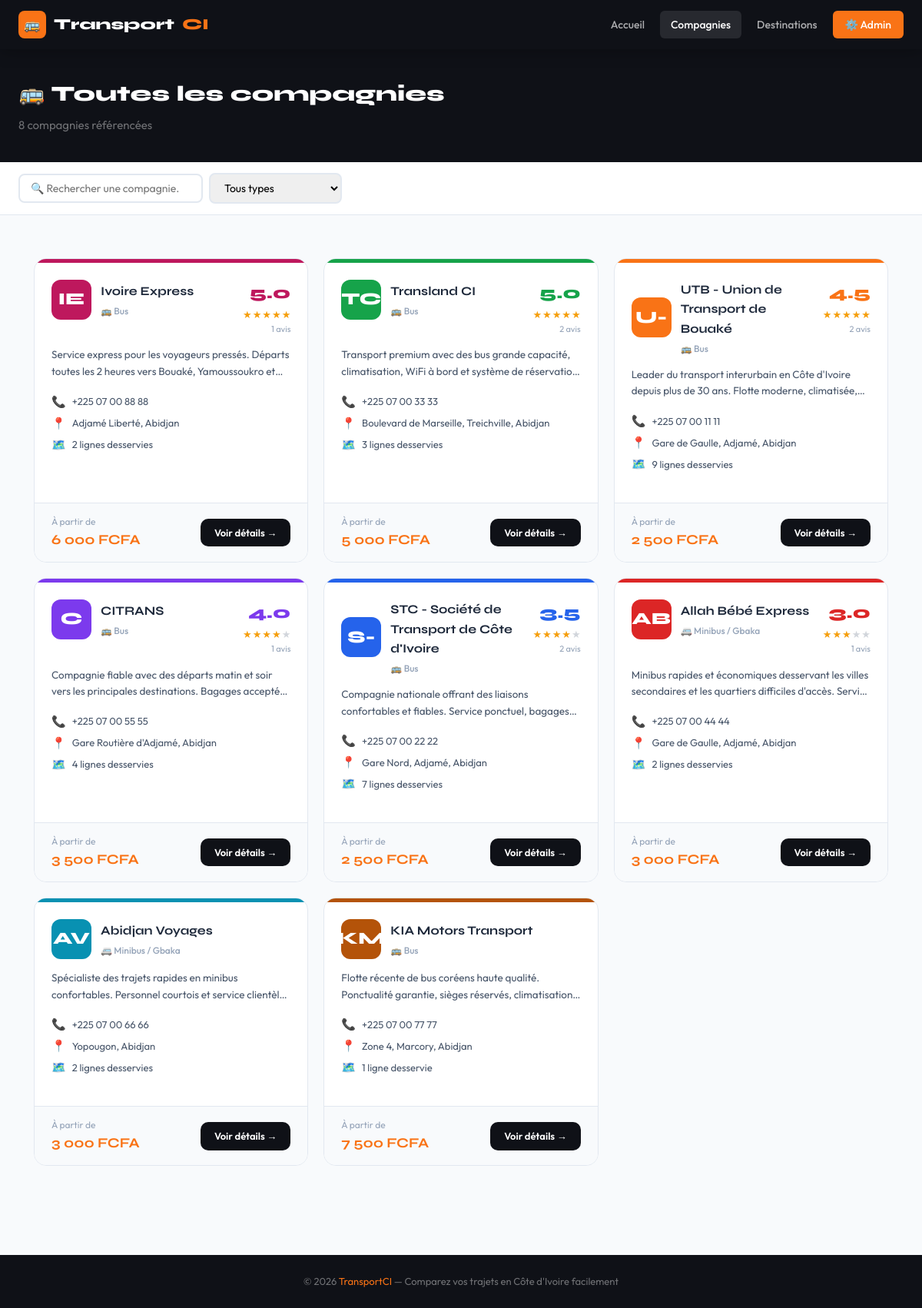
Screenshot of /compagnies.php with the database file from the repository.
### tables this page shows
CREATE TABLE compagnies (
    id INT AUTO_INCREMENT PRIMARY KEY,
    nom VARCHAR(150) NOT NULL,
    type_id INT,
    description TEXT,
    telephone VARCHAR(30),
    telephone2 VARCHAR(30),
    email VARCHAR(150),
    adresse TEXT,
    logo_couleur VARCHAR(7) DEFAULT '#f97316',
    note_moyenne DECIMAL(2,1) DEFAULT 0,
    nb_avis INT DEFAULT 0,
    actif TINYINT(1) DEFAULT 1,
    created_at TIMESTAMP DEFAULT CURRENT_TIMESTAMP,
    FOREIGN KEY (type_id) REFERENCES types_transport(id)
);

CREATE TABLE types_transport (
    id INT AUTO_INCREMENT PRIMARY KEY,
    nom VARCHAR(50) NOT NULL,
    icone VARCHAR(10) DEFAULT '🚌'
);

### compagnies.php (the view, shortened to what this page needs)
<?php
require_once 'includes/functions.php';
$db = getDB();
$search = trim($_GET['q'] ?? '');
$where  = ['c.actif=1'];
$params = [];
$whereSQL = implode(' AND ', $where);
$stmt = $db->prepare("
    SELECT c.*, t.nom as type_nom, t.icone,
           MIN(l.prix) as prix_min,
           COUNT(DISTINCT l.id) as nb_lignes
    FROM compagnies c
    LEFT JOIN types_transport t ON c.type_id=t.id
    LEFT JOIN lignes l ON l.compagnie_id=c.id AND l.actif=1
    WHERE $whereSQL
    GROUP BY c.id
    ORDER BY c.note_moyenne DESC, c.nom ASC
");
$stmt->execute($params);
$compagnies = $stmt->fetchAll();
require_once 'includes/header.php';
?>
<div style="background:var(--dark);padding:36px 24px;color:#fff;">
    <div style="max-width:1160px;margin:0 auto;">
        <h1 style="font-family:var(--font-d);font-size:28px;font-weight:800;margin-bottom:6px;">
            🚌 Toutes les compagnies
        </h1>
        <p style="color:rgba(255,255,255,.4);"><?= count($compagnies) ?> compagnie<?= count($compagnies)>1?'s':'' ?> référencée<?= count($compagnies)>1?'s':'' ?></p>
    </div>
</div>
<div style="background:var(--white);border-bottom:1px solid var(--border);padding:14px 24px;display:flex;gap:10px;flex-wrap:wrap;align-items:center;position:sticky;top:64px;z-index:50;">
    <form method="GET" style="display:flex;gap:8px;flex-wrap:wrap;width:100%;align-items:center;">
        <input type="search" name="q" value="<?= clean($search) ?>"
               placeholder="🔍 Rechercher une compagnie..."
               style="padding:8px 14px;border:2px solid var(--border);border-radius:8px;font-family:var(--font);font-size:14px;width:240px;outline:none;"
               onchange="this.form.submit()">
        <select name="type" onchange="this.form.submit()"
                style="padding:8px 14px;border:2px solid var(--border);border-radius:8px;font-family:var(--font);font-size:14px;outline:none;">
            <option value="">Tous types</option>
        </select>
    </form>
</div>
<div class="section">
    <?php if (empty($compagnies)): ?>
    <div class="empty-state">
        <div class="icon">🔍</div>
        <h3>Aucune compagnie trouvée</h3>
        <p>Modifiez vos critères de recherche.</p>
    </div>
    <?php else: ?>
    <div class="companies-grid">
        <?php foreach ($compagnies as $c):
            $initiales = substr(implode('', array_map(fn($w)=>strtoupper($w[0]), explode(' ',$c['nom']))),0,2);
        ?>
        <div class="company-card animate-up">
            <div class="card-accent" style="background:<?= clean($c['logo_couleur']) ?>;"></div>
            <div class="card-body">
                <div class="card-top">
                    <div style="display:flex;align-items:center;gap:12px;">
                        <div class="company-logo" style="background:<?= clean($c['logo_couleur']) ?>;"><?= clean($initiales) ?></div>
                        <div>
                            <div class="company-name"><?= clean($c['nom']) ?></div>
                            <div class="company-type"><?= clean($c['icone'].' '.$c['type_nom']) ?></div>
                        </div>
                    </div>
                    <?php if ($c['note_moyenne'] > 0): ?>
                    <div class="company-rating">
                        <div class="rating-num" style="color:<?= clean($c['logo_couleur']) ?>;"><?= $c['note_moyenne'] ?></div>
                        <div class="stars"><?= etoiles($c['note_moyenne']) ?></div>
                        <div class="rating-avis"><?= $c['nb_avis'] ?> avis</div>
                    </div>
                    <?php endif; ?>
                </div>
                <p class="company-desc"><?= clean($c['description']) ?></p>
                <div class="company-contacts">
                    <?php if ($c['telephone']): ?>
                    <div class="contact-item"><span>📞</span><span><?= clean($c['telephone']) ?></span></div>
                    <?php endif; ?>
                    <?php if ($c['adresse']): ?>
                    <div class="contact-item"><span>📍</span><span><?= clean($c['adresse']) ?></span></div>
                    <?php endif; ?>
                    <div class="contact-item"><span>🗺️</span><span><?= $c['nb_lignes'] ?> ligne<?= $c['nb_lignes']>1?'s':'' ?> desservie<?= $c['nb_lignes']>1?'s':'' ?></span></div>
                </div>
            </div>
            <div class="card-footer">
                <div>
                    <?php if ($c['prix_min']): ?>
                    <div class="prix-depuis">À partir de</div>
                    <div class="prix-valeur"><?= formatPrix($c['prix_min']) ?></div>
                    <?php endif; ?>
                </div>
                <a href="compagnie.php?id=<?= $c['id'] ?>" class="btn-voir">Voir détails →</a>
            </div>
        </div>
        <?php endforeach; ?>
    </div>
    <?php endif; ?>
</div>
<?php require_once 'includes/footer.php'; ?>

### includes/functions.php (shortened to what this page needs)
<?php
function clean($s) {
    return htmlspecialchars(trim($s ?? ''), ENT_QUOTES, 'UTF-8');
}
function formatPrix($p) {
    return number_format($p, 0, ',', ' ') . ' FCFA';
}
function etoiles($note) {
    $note = round($note);
    $html = '';
    for ($i = 1; $i <= 5; $i++) {
        $html .= $i <= $note ? '<span class="star filled">★</span>' : '<span class="star">★</span>';
    }
    return $html;
}
?>

### assets/css/style.css (style rules this page uses)
:root { --orange: #f97316; --orange-d: #ea6c09; --orange-l: #fff7ed; --green: #16a34a; --green-l: #f0fdf4; --dark: #0f1117; --dark-2: #1a1f2e; --text: #1e293b; --text-2: #475569; --text-3: #94a3b8; --border: #e2e8f0; --bg: #f8fafc; --white: #ffffff; --shadow-sm: 0 1px 4px rgba(0,0,0,.06); --shadow-md: 0 4px 20px rgba(0,0,0,.08); --shadow-lg: 0 12px 48px rgba(0,0,0,.12); --r: 10px; --r-lg: 16px; --r-xl: 24px; --font: 'Outfit', sans-serif; --font-d: 'Syne', sans-serif; }
*, *::before, *::after { box-sizing: border-box; margin: 0; padding: 0; }
html { scroll-behavior: smooth; }
body { font-family: var(--font); color: var(--text); background: var(--bg); font-size: 15px; line-height: 1.6; }
a { text-decoration: none; color: inherit; }
.section { padding: 56px 24px; max-width: 1160px; margin: 0 auto; }
.companies-grid { display: grid; grid-template-columns: repeat(auto-fill, minmax(320px, 1fr)); gap: 20px; }
.company-card { background: var(--white); border: 1px solid var(--border); border-radius: var(--r-lg); overflow: hidden; transition: transform .25s, box-shadow .25s; display: flex; flex-direction: column; }
.card-accent { height: 5px; }
.card-body { padding: 22px; flex: 1; }
.card-top { display: flex; align-items: flex-start; justify-content: space-between; gap: 12px; margin-bottom: 14px; }
.company-logo { width: 52px; height: 52px; border-radius: 12px; display: flex; align-items: center; justify-content: center; font-size: 22px; font-weight: 800; color: #fff; flex-shrink: 0; font-family: var(--font-d); }
.company-name { font-family: var(--font-d); font-size: 16px; font-weight: 700; margin-bottom: 3px; }
.company-type { font-size: 12px; color: var(--text-3); font-weight: 500; }
.company-rating { text-align: right; flex-shrink: 0; }
.rating-num { font-family: var(--font-d); font-size: 22px; font-weight: 800; }
.rating-avis { font-size: 11px; color: var(--text-3); }
.stars { display: flex; gap: 1px; }
.star { color: #d1d5db; font-size: 13px; }
.star.filled { color: #f59e0b; }
.company-desc { font-size: 13.5px; color: var(--text-2); line-height: 1.6; margin-bottom: 16px; display: -webkit-box; -webkit-line-clamp: 2; -webkit-box-orient: vertical; overflow: hidden; }
.company-contacts { display: flex; flex-direction: column; gap: 4px; margin-bottom: 16px; }
.contact-item { display: flex; align-items: center; gap: 8px; font-size: 13px; color: var(--text-2); }
.contact-item span:first-child { font-size: 15px; }
.card-footer { padding: 14px 22px; background: var(--bg); border-top: 1px solid var(--border); display: flex; align-items: center; justify-content: space-between; }
.prix-depuis { font-size: 12px; color: var(--text-3); }
.prix-valeur { font-family: var(--font-d); font-size: 18px; font-weight: 700; color: var(--orange); }
.btn-voir { background: var(--dark); color: #fff; border: none; padding: 8px 18px; border-radius: var(--r); font-family: var(--font); font-size: 13px; font-weight: 600; cursor: pointer; transition: all .2s; display: inline-flex; align-items: center; gap: 6px; text-decoration: none; }
.animate-up { animation: fadeUp .5s ease both; }
.animate-up:nth-child(2) { animation-delay:.08s; }
.animate-up:nth-child(3) { animation-delay:.16s; }
.animate-up:nth-child(4) { animation-delay:.24s; }
.animate-up:nth-child(5) { animation-delay:.32s; }

### rows the page displays
compagnies: nom "IE", nom "Ivoire Express", type.nom "🚌 Bus", note_moyenne "5.0", nb_avis "1", description "Service express pour les voyageurs pressés. Départs toutes les 2 heures vers Bouaké, Yamoussoukro…", telephone "+225 07 00 88 88", adresse "Adjamé Liberté, Abidjan", nb_lignes "2", prix_min "6 000 FCFA"
compagnies: nom "TC", nom "Transland CI", type.nom "🚌 Bus", note_moyenne "5.0", nb_avis "2", description "Transport premium avec des bus grande capacité, climatisation, WiFi à bord et système de…", telephone "+225 07 00 33 33", adresse "Boulevard de Marseille, Treichville, Abidjan", nb_lignes "3", prix_min "5 000 FCFA"
compagnies: nom "U-", nom "UTB - Union de Transport de Bouaké", type.nom "🚌 Bus", note_moyenne "4.5", nb_avis "2", description "Leader du transport interurbain en Côte d'Ivoire depuis plus de 30 ans. Flotte moderne,…", telephone "+225 07 00 11 11", adresse "Gare de Gaulle, Adjamé, Abidjan", nb_lignes "9", prix_min "2 500 FCFA"
compagnies: nom "C", nom "CITRANS", type.nom "🚌 Bus", note_moyenne "4.0", nb_avis "1", description "Compagnie fiable avec des départs matin et soir vers les principales destinations. Bagages…", telephone "+225 07 00 55 55", adresse "Gare Routière d'Adjamé, Abidjan", nb_lignes "4", prix_min "3 500 FCFA"
compagnies: nom "S-", nom "STC - Société de Transport de Côte d'Ivoire", type.nom "🚌 Bus", note_moyenne "3.5", nb_avis "2", description "Compagnie nationale offrant des liaisons confortables et fiables. Service ponctuel,…", telephone "+225 07 00 22 22", adresse "Gare Nord, Adjamé, Abidjan", nb_lignes "7", prix_min "2 500 FCFA"
compagnies: nom "AB", nom "Allah Bébé Express", type.nom "🚐 Minibus / Gbaka", note_moyenne "3.0", nb_avis "1", description "Minibus rapides et économiques desservant les villes secondaires et les quartiers difficiles d'accès.…", telephone "+225 07 00 44 44", adresse "Gare de Gaulle, Adjamé, Abidjan", nb_lignes "2", prix_min "3 000 FCFA"
compagnies: nom "AV", nom "Abidjan Voyages", type.nom "🚐 Minibus / Gbaka", description "Spécialiste des trajets rapides en minibus confortables. Personnel courtois et service…", telephone "+225 07 00 66 66", adresse "Yopougon, Abidjan", nb_lignes "2", prix_min "3 000 FCFA"
compagnies: nom "KM", nom "KIA Motors Transport", type.nom "🚌 Bus", description "Flotte récente de bus coréens haute qualité. Ponctualité garantie, sièges réservés,…", telephone "+225 07 00 77 77", adresse "Zone 4, Marcory, Abidjan", nb_lignes "1", prix_min "7 500 FCFA"

### other values shown
count($compagnies) "8"
